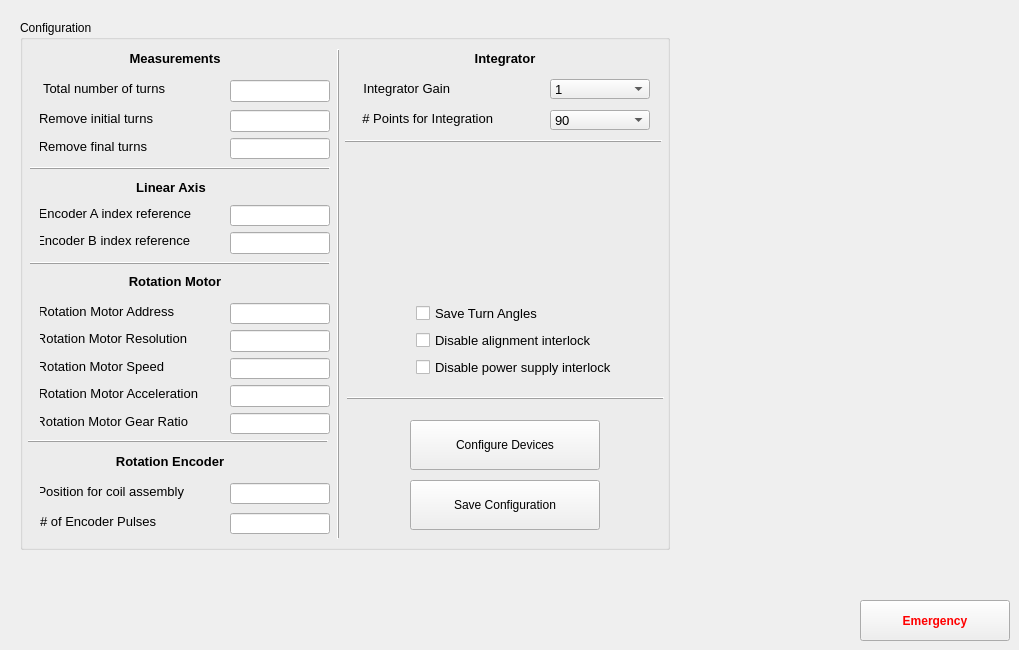
    <widget class="QWidget" name="tab_5">
     <attribute name="icon">
      <iconset resource="resource_file.qrc">
       <normaloff>:/Images/imagens/settings.png</normaloff>:/Images/imagens/settings.png</iconset>
     </attribute>
     <attribute name="title">
      <string>Main Settings</string>
     </attribute>
     <widget class="QGroupBox" name="groupBox_8">
      <property name="geometry">
       <rect>
        <x>20</x>
        <y>20</y>
        <width>650</width>
        <height>530</height>
       </rect>
      </property>
      <property name="title">
       <string>Configuration</string>
      </property>
      <widget class="QCheckBox" name="chb_disable_aligment_interlock">
       <property name="geometry">
        <rect>
         <x>396</x>
         <y>310</y>
         <width>176</width>
         <height>20</height>
        </rect>
       </property>
       <property name="font">
        <font>
         <pointsize>10</pointsize>
        </font>
       </property>
       <property name="text">
        <string>Disable alignment interlock</string>
       </property>
      </widget>
      <widget class="QLineEdit" name="le_ref_encoder_B">
       <property name="geometry">
        <rect>
         <x>210</x>
         <y>212</y>
         <width>100</width>
         <height>22</height>
        </rect>
       </property>
       <property name="font">
        <font>
         <pointsize>10</pointsize>
        </font>
       </property>
       <property name="text">
        <string/>
       </property>
      </widget>
      <widget class="QLineEdit" name="le_ref_encoder_A">
       <property name="geometry">
        <rect>
         <x>210</x>
         <y>185</y>
         <width>100</width>
         <height>21</height>
        </rect>
       </property>
       <property name="font">
        <font>
         <pointsize>10</pointsize>
        </font>
       </property>
       <property name="text">
        <string/>
       </property>
      </widget>
      <widget class="QLineEdit" name="le_remove_initial_turns">
       <property name="geometry">
        <rect>
         <x>210</x>
         <y>90</y>
         <width>100</width>
         <height>22</height>
        </rect>
       </property>
       <property name="font">
        <font>
         <pointsize>10</pointsize>
        </font>
       </property>
       <property name="text">
        <string/>
       </property>
      </widget>
      <widget class="QCheckBox" name="chb_save_turn_angles">
       <property name="geometry">
        <rect>
         <x>396</x>
         <y>283</y>
         <width>124</width>
         <height>20</height>
        </rect>
       </property>
       <property name="font">
        <font>
         <pointsize>10</pointsize>
        </font>
       </property>
       <property name="text">
        <string>Save Turn Angles</string>
       </property>
      </widget>
      <widget class="QLineEdit" name="le_remove_final_turns">
       <property name="geometry">
        <rect>
         <x>210</x>
         <y>118</y>
         <width>100</width>
         <height>21</height>
        </rect>
       </property>
       <property name="font">
        <font>
         <pointsize>10</pointsize>
        </font>
       </property>
       <property name="text">
        <string/>
       </property>
      </widget>
      <widget class="QLineEdit" name="le_poscoil_assembly">
       <property name="geometry">
        <rect>
         <x>210</x>
         <y>463</y>
         <width>100</width>
         <height>21</height>
        </rect>
       </property>
       <property name="font">
        <font>
         <pointsize>10</pointsize>
        </font>
       </property>
       <property name="text">
        <string/>
       </property>
      </widget>
      <widget class="QLabel" name="label_41">
       <property name="geometry">
        <rect>
         <x>20</x>
         <y>212</y>
         <width>150</width>
         <height>16</height>
        </rect>
       </property>
       <property name="font">
        <font>
         <pointsize>10</pointsize>
        </font>
       </property>
       <property name="text">
        <string>Encoder B index reference</string>
       </property>
       <property name="alignment">
        <set>Qt::AlignRight|Qt::AlignTrailing|Qt::AlignVCenter</set>
       </property>
      </widget>
      <widget class="QLabel" name="label_40">
       <property name="geometry">
        <rect>
         <x>20</x>
         <y>185</y>
         <width>151</width>
         <height>16</height>
        </rect>
       </property>
       <property name="font">
        <font>
         <pointsize>10</pointsize>
        </font>
       </property>
       <property name="text">
        <string>Encoder A index reference</string>
       </property>
       <property name="alignment">
        <set>Qt::AlignRight|Qt::AlignTrailing|Qt::AlignVCenter</set>
       </property>
      </widget>
      <widget class="QLabel" name="label_60">
       <property name="geometry">
        <rect>
         <x>20</x>
         <y>118</y>
         <width>107</width>
         <height>16</height>
        </rect>
       </property>
       <property name="font">
        <font>
         <pointsize>10</pointsize>
        </font>
       </property>
       <property name="text">
        <string>Remove final turns</string>
       </property>
       <property name="alignment">
        <set>Qt::AlignRight|Qt::AlignTrailing|Qt::AlignVCenter</set>
       </property>
      </widget>
      <widget class="QLabel" name="label_54">
       <property name="geometry">
        <rect>
         <x>20</x>
         <y>90</y>
         <width>113</width>
         <height>16</height>
        </rect>
       </property>
       <property name="font">
        <font>
         <pointsize>10</pointsize>
        </font>
       </property>
       <property name="text">
        <string>Remove initial turns</string>
       </property>
       <property name="alignment">
        <set>Qt::AlignRight|Qt::AlignTrailing|Qt::AlignVCenter</set>
       </property>
      </widget>
      <widget class="QLabel" name="label_43">
       <property name="geometry">
        <rect>
         <x>20</x>
         <y>463</y>
         <width>144</width>
         <height>16</height>
        </rect>
       </property>
       <property name="font">
        <font>
         <pointsize>10</pointsize>
        </font>
       </property>
       <property name="text">
        <string>Position for coil assembly</string>
       </property>
       <property name="alignment">
        <set>Qt::AlignRight|Qt::AlignTrailing|Qt::AlignVCenter</set>
       </property>
      </widget>
      <widget class="Line" name="line">
       <property name="geometry">
        <rect>
         <x>310</x>
         <y>29</y>
         <width>16</width>
         <height>490</height>
        </rect>
       </property>
       <property name="frameShadow">
        <enum>QFrame::Raised</enum>
       </property>
       <property name="lineWidth">
        <number>1</number>
       </property>
       <property name="midLineWidth">
        <number>0</number>
       </property>
       <property name="orientation">
        <enum>Qt::Vertical</enum>
       </property>
      </widget>
      <widget class="QLabel" name="label_44">
       <property name="geometry">
        <rect>
         <x>20</x>
         <y>283</y>
         <width>134</width>
         <height>16</height>
        </rect>
       </property>
       <property name="font">
        <font>
         <pointsize>10</pointsize>
        </font>
       </property>
       <property name="text">
        <string>Rotation Motor Address</string>
       </property>
       <property name="alignment">
        <set>Qt::AlignRight|Qt::AlignTrailing|Qt::AlignVCenter</set>
       </property>
      </widget>
      <widget class="QLineEdit" name="le_rotation_motor_address">
       <property name="geometry">
        <rect>
         <x>210</x>
         <y>283</y>
         <width>100</width>
         <height>21</height>
        </rect>
       </property>
       <property name="font">
        <font>
         <pointsize>10</pointsize>
        </font>
       </property>
       <property name="text">
        <string/>
       </property>
      </widget>
      <widget class="Line" name="line_3">
       <property name="geometry">
        <rect>
         <x>10</x>
         <y>235</y>
         <width>300</width>
         <height>16</height>
        </rect>
       </property>
       <property name="frameShadow">
        <enum>QFrame::Raised</enum>
       </property>
       <property name="lineWidth">
        <number>1</number>
       </property>
       <property name="midLineWidth">
        <number>0</number>
       </property>
       <property name="orientation">
        <enum>Qt::Horizontal</enum>
       </property>
      </widget>
      <widget class="QLabel" name="label_45">
       <property name="geometry">
        <rect>
         <x>20</x>
         <y>338</y>
         <width>124</width>
         <height>16</height>
        </rect>
       </property>
       <property name="font">
        <font>
         <pointsize>10</pointsize>
        </font>
       </property>
       <property name="text">
        <string>Rotation Motor Speed</string>
       </property>
       <property name="alignment">
        <set>Qt::AlignRight|Qt::AlignTrailing|Qt::AlignVCenter</set>
       </property>
      </widget>
      <widget class="QLineEdit" name="le_rotation_motor_speed">
       <property name="geometry">
        <rect>
         <x>210</x>
         <y>338</y>
         <width>100</width>
         <height>21</height>
        </rect>
       </property>
       <property name="font">
        <font>
         <pointsize>10</pointsize>
        </font>
       </property>
       <property name="text">
        <string/>
       </property>
      </widget>
      <widget class="QLabel" name="label_46">
       <property name="geometry">
        <rect>
         <x>20</x>
         <y>365</y>
         <width>158</width>
         <height>16</height>
        </rect>
       </property>
       <property name="font">
        <font>
         <pointsize>10</pointsize>
        </font>
       </property>
       <property name="text">
        <string>Rotation Motor Acceleration</string>
       </property>
       <property name="alignment">
        <set>Qt::AlignRight|Qt::AlignTrailing|Qt::AlignVCenter</set>
       </property>
      </widget>
      <widget class="QLineEdit" name="le_rotation_motor_acceleration">
       <property name="geometry">
        <rect>
         <x>210</x>
         <y>365</y>
         <width>100</width>
         <height>22</height>
        </rect>
       </property>
       <property name="font">
        <font>
         <pointsize>10</pointsize>
        </font>
       </property>
       <property name="text">
        <string/>
       </property>
      </widget>
      <widget class="QLabel" name="label_47">
       <property name="geometry">
        <rect>
         <x>20</x>
         <y>393</y>
         <width>148</width>
         <height>16</height>
        </rect>
       </property>
       <property name="font">
        <font>
         <pointsize>10</pointsize>
        </font>
       </property>
       <property name="text">
        <string>Rotation Motor Gear Ratio</string>
       </property>
       <property name="alignment">
        <set>Qt::AlignRight|Qt::AlignTrailing|Qt::AlignVCenter</set>
       </property>
      </widget>
      <widget class="QLineEdit" name="le_rotation_motor_ratio">
       <property name="geometry">
        <rect>
         <x>210</x>
         <y>393</y>
         <width>100</width>
         <height>21</height>
        </rect>
       </property>
       <property name="font">
        <font>
         <pointsize>10</pointsize>
        </font>
       </property>
       <property name="text">
        <string/>
       </property>
      </widget>
      <widget class="Line" name="line_4">
       <property name="geometry">
        <rect>
         <x>10</x>
         <y>140</y>
         <width>300</width>
         <height>16</height>
        </rect>
       </property>
       <property name="frameShadow">
        <enum>QFrame::Raised</enum>
       </property>
       <property name="lineWidth">
        <number>1</number>
       </property>
       <property name="midLineWidth">
        <number>0</number>
       </property>
       <property name="orientation">
        <enum>Qt::Horizontal</enum>
       </property>
      </widget>
      <widget class="QLabel" name="label_48">
       <property name="geometry">
        <rect>
         <x>20</x>
         <y>310</y>
         <width>147</width>
         <height>16</height>
        </rect>
       </property>
       <property name="font">
        <font>
         <pointsize>10</pointsize>
        </font>
       </property>
       <property name="text">
        <string>Rotation Motor Resolution</string>
       </property>
       <property name="alignment">
        <set>Qt::AlignRight|Qt::AlignTrailing|Qt::AlignVCenter</set>
       </property>
      </widget>
      <widget class="QLineEdit" name="le_rotation_motor_resolution">
       <property name="geometry">
        <rect>
         <x>210</x>
         <y>310</y>
         <width>100</width>
         <height>22</height>
        </rect>
       </property>
       <property name="font">
        <font>
         <pointsize>10</pointsize>
        </font>
       </property>
       <property name="text">
        <string/>
       </property>
      </widget>
      <widget class="QCheckBox" name="chb_disable_ps_interlock">
       <property name="geometry">
        <rect>
         <x>396</x>
         <y>337</y>
         <width>196</width>
         <height>20</height>
        </rect>
       </property>
       <property name="font">
        <font>
         <pointsize>10</pointsize>
        </font>
       </property>
       <property name="text">
        <string>Disable power supply interlock</string>
       </property>
      </widget>
      <widget class="QPushButton" name="pb_save_config">
       <property name="geometry">
        <rect>
         <x>390</x>
         <y>460</y>
         <width>190</width>
         <height>50</height>
        </rect>
       </property>
       <property name="text">
        <string>Save Configuration</string>
       </property>
       <property name="icon">
        <iconset resource="resource_file.qrc">
         <normaloff>:/Images/imagens/save.png</normaloff>:/Images/imagens/save.png</iconset>
       </property>
       <property name="iconSize">
        <size>
         <width>20</width>
         <height>20</height>
        </size>
       </property>
      </widget>
      <widget class="QPushButton" name="pb_config">
       <property name="geometry">
        <rect>
         <x>390</x>
         <y>400</y>
         <width>190</width>
         <height>50</height>
        </rect>
       </property>
       <property name="text">
        <string>Configure Devices</string>
       </property>
       <property name="icon">
        <iconset resource="resource_file.qrc">
         <normaloff>:/Images/imagens/configure.png</normaloff>:/Images/imagens/configure.png</iconset>
       </property>
       <property name="iconSize">
        <size>
         <width>30</width>
         <height>30</height>
        </size>
       </property>
      </widget>
      <widget class="Line" name="line_5">
       <property name="geometry">
        <rect>
         <x>8</x>
         <y>413</y>
         <width>300</width>
         <height>16</height>
        </rect>
       </property>
       <property name="frameShadow">
        <enum>QFrame::Raised</enum>
       </property>
       <property name="lineWidth">
        <number>1</number>
       </property>
       <property name="midLineWidth">
        <number>0</number>
       </property>
       <property name="orientation">
        <enum>Qt::Horizontal</enum>
       </property>
      </widget>
      <widget class="QLabel" name="label_50">
       <property name="geometry">
        <rect>
         <x>20</x>
         <y>493</y>
         <width>120</width>
         <height>16</height>
        </rect>
       </property>
       <property name="font">
        <font>
         <pointsize>10</pointsize>
        </font>
       </property>
       <property name="text">
        <string># of Encoder Pulses</string>
       </property>
       <property name="alignment">
        <set>Qt::AlignLeading|Qt::AlignLeft|Qt::AlignVCenter</set>
       </property>
      </widget>
      <widget class="QLineEdit" name="le_n_encoder_pulses">
       <property name="geometry">
        <rect>
         <x>210</x>
         <y>493</y>
         <width>100</width>
         <height>21</height>
        </rect>
       </property>
       <property name="font">
        <font>
         <pointsize>10</pointsize>
        </font>
       </property>
       <property name="text">
        <string/>
       </property>
      </widget>
      <widget class="QLabel" name="label_51">
       <property name="geometry">
        <rect>
         <x>100</x>
         <y>30</y>
         <width>110</width>
         <height>16</height>
        </rect>
       </property>
       <property name="font">
        <font>
         <pointsize>10</pointsize>
         <weight>75</weight>
         <bold>true</bold>
        </font>
       </property>
       <property name="text">
        <string>Measurements</string>
       </property>
       <property name="alignment">
        <set>Qt::AlignCenter</set>
       </property>
      </widget>
      <widget class="QLabel" name="label_52">
       <property name="geometry">
        <rect>
         <x>106</x>
         <y>159</y>
         <width>90</width>
         <height>16</height>
        </rect>
       </property>
       <property name="font">
        <font>
         <pointsize>10</pointsize>
         <weight>75</weight>
         <bold>true</bold>
        </font>
       </property>
       <property name="text">
        <string>Linear Axis</string>
       </property>
       <property name="alignment">
        <set>Qt::AlignCenter</set>
       </property>
      </widget>
      <widget class="QLabel" name="label_64">
       <property name="geometry">
        <rect>
         <x>100</x>
         <y>253</y>
         <width>110</width>
         <height>16</height>
        </rect>
       </property>
       <property name="font">
        <font>
         <pointsize>10</pointsize>
         <weight>75</weight>
         <bold>true</bold>
        </font>
       </property>
       <property name="text">
        <string>Rotation Motor</string>
       </property>
       <property name="alignment">
        <set>Qt::AlignCenter</set>
       </property>
      </widget>
      <widget class="QLabel" name="label_65">
       <property name="geometry">
        <rect>
         <x>90</x>
         <y>433</y>
         <width>120</width>
         <height>16</height>
        </rect>
       </property>
       <property name="font">
        <font>
         <pointsize>10</pointsize>
         <weight>75</weight>
         <bold>true</bold>
        </font>
       </property>
       <property name="text">
        <string>Rotation Encoder</string>
       </property>
       <property name="alignment">
        <set>Qt::AlignCenter</set>
       </property>
      </widget>
      <widget class="QLabel" name="label_67">
       <property name="geometry">
        <rect>
         <x>20</x>
         <y>60</y>
         <width>125</width>
         <height>16</height>
        </rect>
       </property>
       <property name="font">
        <font>
         <pointsize>10</pointsize>
        </font>
       </property>
       <property name="text">
        <string>Total number of turns</string>
       </property>
       <property name="alignment">
        <set>Qt::AlignRight|Qt::AlignTrailing|Qt::AlignVCenter</set>
       </property>
      </widget>
      <widget class="QLineEdit" name="le_total_number_of_turns">
       <property name="geometry">
        <rect>
         <x>210</x>
         <y>60</y>
         <width>100</width>
         <height>22</height>
        </rect>
       </property>
       <property name="font">
        <font>
         <pointsize>10</pointsize>
        </font>
       </property>
      </widget>
      <widget class="QLabel" name="label_68">
       <property name="geometry">
        <rect>
         <x>430</x>
         <y>30</y>
         <width>110</width>
         <height>16</height>
        </rect>
       </property>
       <property name="font">
        <font>
         <pointsize>10</pointsize>
         <weight>75</weight>
         <bold>true</bold>
        </font>
       </property>
       <property name="text">
        <string>Integrator</string>
       </property>
       <property name="alignment">
        <set>Qt::AlignCenter</set>
       </property>
      </widget>
      <widget class="QComboBox" name="cb_n_integration_points">
       <property name="geometry">
        <rect>
         <x>530</x>
         <y>90</y>
         <width>100</width>
         <height>20</height>
        </rect>
       </property>
       <property name="font">
        <font>
         <pointsize>10</pointsize>
        </font>
       </property>
       <item>
        <property name="text">
         <string>90</string>
        </property>
       </item>
       <item>
        <property name="text">
         <string>100</string>
        </property>
       </item>
       <item>
        <property name="text">
         <string>120</string>
        </property>
       </item>
       <item>
        <property name="text">
         <string>144</string>
        </property>
       </item>
       <item>
        <property name="text">
         <string>250</string>
        </property>
       </item>
       <item>
        <property name="text">
         <string>500</string>
        </property>
       </item>
      </widget>
      <widget class="QComboBox" name="cb_integrator_gain">
       <property name="geometry">
        <rect>
         <x>530</x>
         <y>59</y>
         <width>100</width>
         <height>20</height>
        </rect>
       </property>
       <property name="font">
        <font>
         <pointsize>10</pointsize>
        </font>
       </property>
       <item>
        <property name="text">
         <string>1</string>
        </property>
       </item>
       <item>
        <property name="text">
         <string>2</string>
        </property>
       </item>
       <item>
        <property name="text">
         <string>5</string>
        </property>
       </item>
       <item>
        <property name="text">
         <string>10</string>
        </property>
       </item>
       <item>
        <property name="text">
         <string>20</string>
        </property>
       </item>
       <item>
        <property name="text">
         <string>50</string>
        </property>
       </item>
       <item>
        <property name="text">
         <string>100</string>
        </property>
       </item>
      </widget>
      <widget class="QLabel" name="label_69">
       <property name="geometry">
        <rect>
         <x>340</x>
         <y>60</y>
         <width>90</width>
         <height>16</height>
        </rect>
       </property>
       <property name="font">
        <font>
         <pointsize>10</pointsize>
        </font>
       </property>
       <property name="text">
        <string>Integrator Gain</string>
       </property>
       <property name="alignment">
        <set>Qt::AlignRight|Qt::AlignTrailing|Qt::AlignVCenter</set>
       </property>
      </widget>
      <widget class="QLabel" name="label_97">
       <property name="geometry">
        <rect>
         <x>340</x>
         <y>90</y>
         <width>133</width>
         <height>16</height>
        </rect>
       </property>
       <property name="font">
        <font>
         <pointsize>10</pointsize>
        </font>
       </property>
       <property name="text">
        <string># Points for Integration</string>
       </property>
       <property name="alignment">
        <set>Qt::AlignRight|Qt::AlignTrailing|Qt::AlignVCenter</set>
       </property>
      </widget>
      <widget class="Line" name="line_6">
       <property name="geometry">
        <rect>
         <x>325</x>
         <y>113</y>
         <width>317</width>
         <height>16</height>
        </rect>
       </property>
       <property name="frameShadow">
        <enum>QFrame::Raised</enum>
       </property>
       <property name="lineWidth">
        <number>1</number>
       </property>
       <property name="midLineWidth">
        <number>0</number>
       </property>
       <property name="orientation">
        <enum>Qt::Horizontal</enum>
       </property>
      </widget>
      <widget class="Line" name="line_7">
       <property name="geometry">
        <rect>
         <x>327</x>
         <y>370</y>
         <width>317</width>
         <height>16</height>
        </rect>
       </property>
       <property name="frameShadow">
        <enum>QFrame::Raised</enum>
       </property>
       <property name="lineWidth">
        <number>1</number>
       </property>
       <property name="midLineWidth">
        <number>0</number>
       </property>
       <property name="orientation">
        <enum>Qt::Horizontal</enum>
       </property>
      </widget>
     </widget>
     <widget class="QPushButton" name="pb_emergency1">
      <property name="geometry">
       <rect>
        <x>860</x>
        <y>600</y>
        <width>150</width>
        <height>41</height>
       </rect>
      </property>
      <property name="palette">
       <palette>
        <active>
         <colorrole role="ButtonText">
          <brush brushstyle="SolidPattern">
           <color alpha="255">
            <red>255</red>
            <green>0</green>
            <blue>0</blue>
           </color>
          </brush>
         </colorrole>
        </active>
        <inactive>
         <colorrole role="ButtonText">
          <brush brushstyle="SolidPattern">
           <color alpha="255">
            <red>255</red>
            <green>0</green>
            <blue>0</blue>
           </color>
          </brush>
         </colorrole>
        </inactive>
        <disabled>
         <colorrole role="ButtonText">
          <brush brushstyle="SolidPattern">
           <color alpha="255">
            <red>120</red>
            <green>120</green>
            <blue>120</blue>
           </color>
          </brush>
         </colorrole>
        </disabled>
       </palette>
      </property>
      <property name="font">
       <font>
        <weight>75</weight>
        <bold>true</bold>
       </font>
      </property>
      <property name="text">
       <string>Emergency</string>
      </property>
      <property name="icon">
       <iconset resource="resource_file.qrc">
        <normaloff>:/Images/imagens/emergency_icon_01.png</normaloff>:/Images/imagens/emergency_icon_01.png</iconset>
      </property>
      <property name="iconSize">
       <size>
        <width>35</width>
        <height>35</height>
       </size>
      </property>
     </widget>
    </widget>
